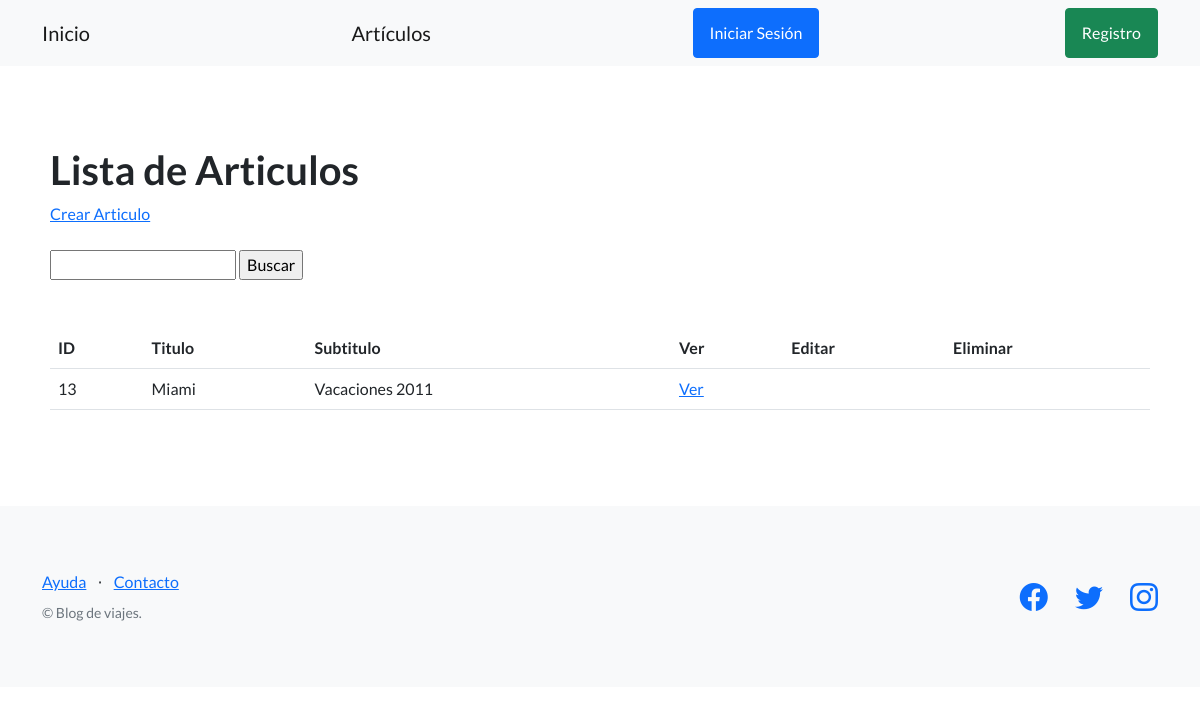
The page /blog/articulos/ on the database as committed earlier.
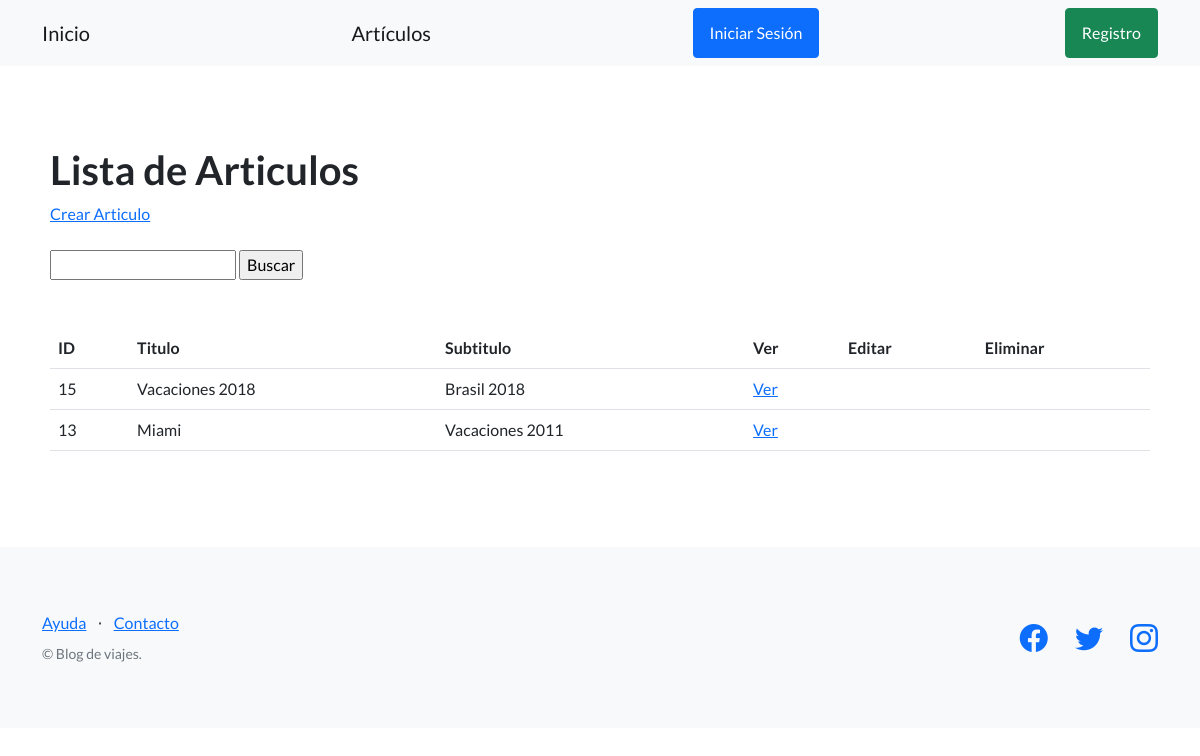
The same page on the database as committed later.
### blog/models.py (models this page shows, shortened)
class Articulo(models.Model):
    titulo= models.CharField(max_length=200, unique=True)
    subtitulo= models.CharField(max_length=200)
    cuerpo= models.TextField()
    autor= models.ForeignKey(User, on_delete=models.SET_NULL, null=True)
    fecha_publicacion= models.DateTimeField(auto_now_add=True)
    imagen= models.ImageField(upload_to='images', blank=True)
    class Meta:
        ordering = ['-fecha_publicacion']

### blog/views.py (the view)
# urls.py: path("articulos/", listar_articulos, name='lista_articulos'),
def listar_articulos(request):
    articulos= Articulo.objects.all()
    contexto = {
        'articulos': articulos
    }
    http_response= render(
        request=request,
        template_name='blog/lista_articulos.html',
        context= contexto,
    )
    return http_response

### blog/templates/blog/lista_articulos.html (shortened to what this page needs)
{% extends 'blog/base.html' %}
{% block contenido %}
<section>
    <div>
        <h1>Lista de Articulos</h1>
        <a href= "{% url 'crear_articulo' %}">Crear Articulo</a>
        <br><br>
        <form action= "{% url 'buscar_articulos' %}" method= "post">
            <input type= "text" name= "busqueda">
            <input type= "submit" value= "Buscar">
        </form>
        <br><br>
        <table class= "table">
            <tbody>
                <tr>
                    <th>ID</th>
                    <th>Titulo</th>
                    <th>Subtitulo</th>
                    <th>Ver</th>
                    <th>Editar</th>
                    <th>Eliminar</th>
                </tr>
                {% for articulo in articulos %}
                <tr>
                    <td>{{articulo.id }}</td>
                    <td>{{articulo.titulo }}</td>
                    <td>{{articulo.subtitulo}}</td>
                    <td>
                        <a href= "{% url 'ver_articulo' articulo.id %}">Ver</a>
                    </td>
                    <td>
                    </td>
                    <td>
                    </td>
                </tr>
                {% endfor %}
            </tbody>
        </table>
    </div>
</section>
{% endblock contenido %}

### blog/templates/blog/base.html (shortened to what this page needs)
{% load static %}
<!DOCTYPE html>
<html lang="en">
    <head>
        <link href="https://cdn.jsdelivr.net/npm/bootstrap-icons@1.5.0/font/bootstrap-icons.css" rel="stylesheet" type="text/css" />
        <link href="{% static 'css/styles.css' %}" rel="stylesheet" />
    </head>
    <body>
        <nav class="navbar navbar-light bg-light static-top">
            <div class="container">
                <a class="navbar-brand" href= "{% url 'inicio' %}">Inicio</a>
                <a class="navbar-brand" href= "{% url 'lista_articulos' %}">Artículos</a>
                {% if user.is_authenticated %}
                <div class="dropdown">
                    <button class="btn btn-secondary dropdown-toggle" type="button" id="dropdownMenuButton1" data-bs-toggle="dropdown" aria-expanded="false">
                        <div style="display: inline-flex;">
                            <span>{{ user.username }}</span>
                        </div>
                    </button>
                    <ul class="dropdown-menu" aria-labelledby="dropdownMenuButton1">
                        <li>
                            <a class="dropdown-item" href="{% url 'editar-perfil' %}">Editar mis datos</a>
                        </li>
                        <li>
                            <a class="dropdown-item" href="{% url 'logout' %}"><strong>Cerrar Sesión</strong></a>
                        </li>
                    </ul>
                    </div>
                </div>
                {% else %}
                <a class="btn btn-primary" href="{% url 'login' %}">Iniciar Sesión</a>
                <a class="btn btn-success" href="{% url 'registro' %}">Registro</a>
                {% endif %}
            </div>
        </nav>
        <section style= "padding: 80px 50px;">
            {% block contenido %}
            {% endblock contenido %}
        </section>
        <footer class="footer bg-light">
            <div class="container">
                <div class="row">
                    <div class="col-lg-6 h-100 text-center text-lg-start my-auto">
                        <ul class="list-inline mb-2">
                            <li class="list-inline-item"><a href="#!">Ayuda</a></li>
                            <li class="list-inline-item">⋅</li>
                            <li class="list-inline-item"><a href="#!">Contacto</a></li>
                        </ul>
                        <p class="text-muted small mb-4 mb-lg-0">&copy; Blog de viajes.</p>
                    </div>
                    <div class="col-lg-6 h-100 text-center text-lg-end my-auto">
                        <ul class="list-inline mb-0">
                            <li class="list-inline-item me-4">
                                <a href="#!"><i class="bi-facebook fs-3"></i></a>
                            </li>
                            <li class="list-inline-item me-4">
                                <a href="#!"><i class="bi-twitter fs-3"></i></a>
                            </li>
                            <li class="list-inline-item">
                                <a href="https://www.instagram.com/espndeportes/?hl=es"><i class="bi-instagram fs-3"></i></a>
                            </li>
                        </ul>
                    </div>
                </div>
            </div>
        </footer>
    </body>
</html>

Rows that differ between the two databases and show on the page:
added Articulo: id "15", titulo "Vacaciones 2018", subtitulo "Brasil 2018"
